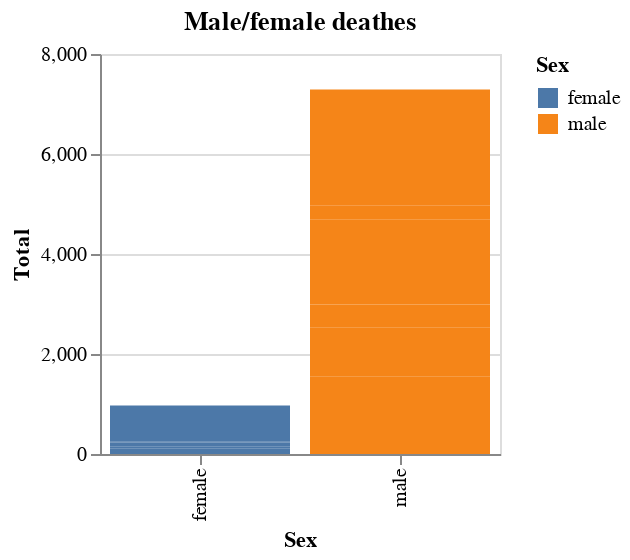

The code cell stored with this chart in its notebook:
### Code cell
chart1 = alt.Chart(df_m,title='Male/female deathes').mark_bar().encode(
    x = alt.X('Sex:N'),
    y = alt.Y('Total:Q'),
    color = alt.Color('Sex:N'),
    tooltip = alt.Tooltip('Total')
).properties(
    width=200,
    height=200)
chart1

### Figure 1 — Vega-Lite specification as saved in the notebook (floating-point values rounded to 4 significant figures)
{"config": {"view": {"continuousWidth": 400, "continuousHeight": 300}}, "data": {"name": "data-b5deac39edadf5376aff0727e2c6c2b9"}, "mark": "bar", "encoding": {"color": {"type": "nominal", "field": "Sex"}, "tooltip": {"type": "quantitative", "field": "Total"}, "x": {"type": "nominal", "field": "Sex"}, "y": {"type": "quantitative", "field": "Total"}}, "height": 200, "title": "Male/female deathes", "width": 200, "$schema": "https://vega.github.io/schema/vega-lite/v4.8.1.json", "datasets": {"data-b5deac39edadf5376aff0727e2c6c2b9": [{"Year": 2014, "Sex": "male", "Total": 1546}, {"Year": 2015, "Sex": "male", "Total": 978}, {"Year": 2016, "Sex": "male", "Total": 468}, {"Year": 2017, "Sex": "male", "Total": 709}, {"Year": 2018, "Sex": "male", "Total": 982}, {"Year": 2019, "Sex": "male", "Total": 290}, {"Year": 2020, "Sex": "male", "Total": 2317}, {"Year": 2014, "Sex": "female", "Total": 78}, {"Year": 2015, "Sex": "female", "Total": 36}, {"Year": 2016, "Sex": "female", "Total": 8}, {"Year": 2017, "Sex": "female", "Total": 35}, {"Year": 2018, "Sex": "female", "Total": 74}, {"Year": 2019, "Sex": "female", "Total": 25}, {"Year": 2020, "Sex": "female", "Total": 713}]}}
